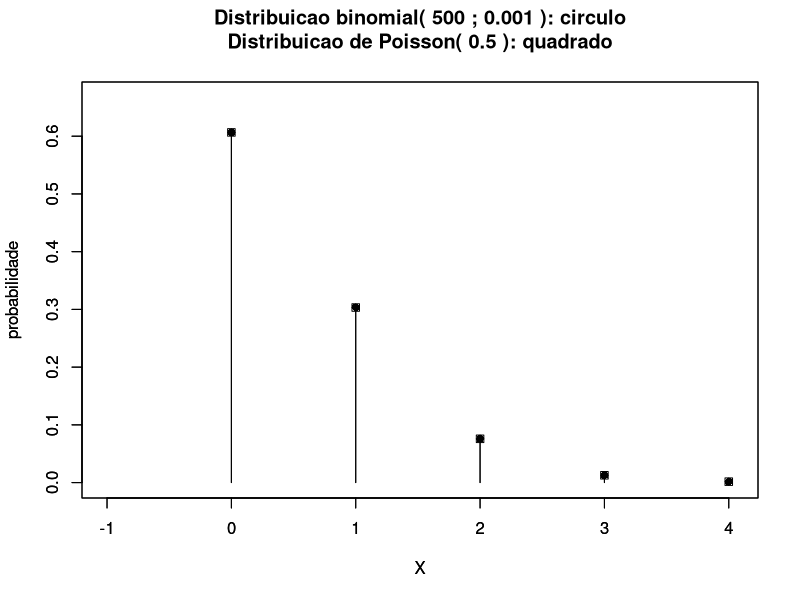

Reproduce this figure in R.
sink("exemplo11_binomial_aproxPois.txt")
n <- 500
p <- 1/1000
cat("X ~ binomial(",n,";",p,")\n")
m <- n*p
dp <- sqrt(n*p*(1-p))
cat("Media de X =",m,"\n")
cat("Desvio-padrao de X =",dp,"\n")
X <- 0:n
if (n >= 20 && p <= 0.05)
{cat("Binomial(",n,";",p,") semelhante a Poisson(",m,")\n")} else
{cat("Binomial(",n,";",p,") diferente de Poisson(",m,")\n")}
probbinom <- dbinom(x=X,size=n,prob=p)
probbinomacum <- pbinom(q=X,size=n,prob=p)
probPois <- dpois(x=X,lambda=m)
tbl <- data.frame(X,probbinom,probbinomacum,probPois)
round(tbl[tbl$probbinomacum<=0.999,],6)
sink()
pdf("exemplo11_binomial_aproxPois.pdf")
plot(X,probbinom,type="h",
     main=paste("Distribuicao binomial(",n,";",p,"): circulo\n\n"),
     xlab="X", ylab="probabilidade",
     xlim=c(-1,m+5*dp), ylim=c(0,1.1*max(c(max(probbinom),max(probPois)))),
     lwd=1,col="black")
points(X,probbinom,pch=16,cex=1,col="black")
par(new=TRUE)
plot(X,probPois,type="h",
     main=paste("Distribuicao de Poisson(",m,"): quadrado"),
     xlab="X", ylab="probabilidade",
     xlim=c(-1,m+5*dp), ylim=c(0,1.1*max(c(max(probbinom),max(probPois)))),
     lwd=1,col="black")
points(X,probPois,pch=12,cex=1,col="black")
dev.off()

